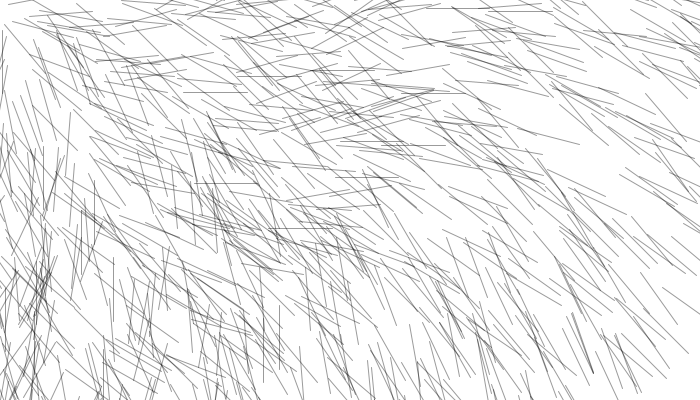
Frame 1 (no input)
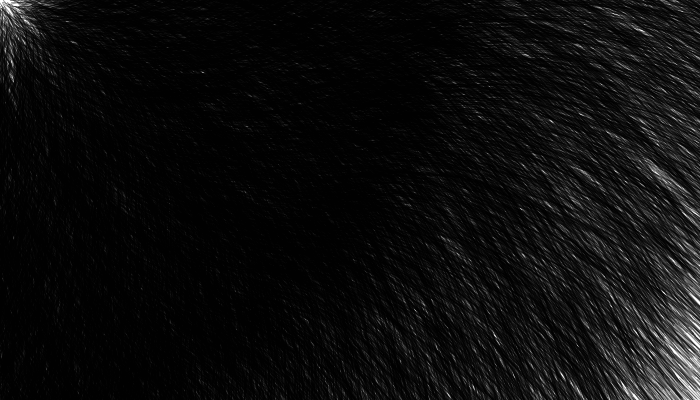
Frame 60 (the mouse pressed at the canvas centre just before this capture)
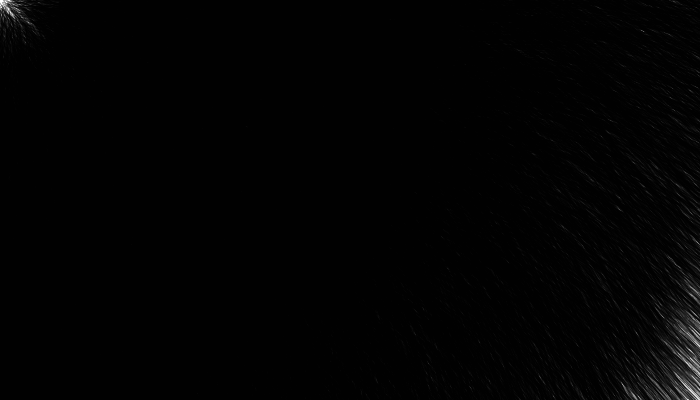
Frame 120 (the mouse held since frame 60 and released just before this capture)

The Processing sketch that drew these frames (run headless with seeded random() and noise(); from frame 60 on, the mouse is pressed at the canvas centre):

// Processing sketch: processing_37573
// ── processing_37573.pde

int lineLength=45;
float[] x = new float[4000];
float[] y = new float[4000];

void setup(){

size(700,400);
background(255);
smooth();
stroke(0,100);
}
void draw(){
  
for(int i=0; i<4000; i++){
   x[i] = random(0,700);
  y[i] = random (0,400);
line(x[i],y[i],x[i]+lineLength,y[i]+lineLength);
rotate(radians(5));
   x[i] = dist(x[i],y[i],mouseX, mouseX);
}
}
